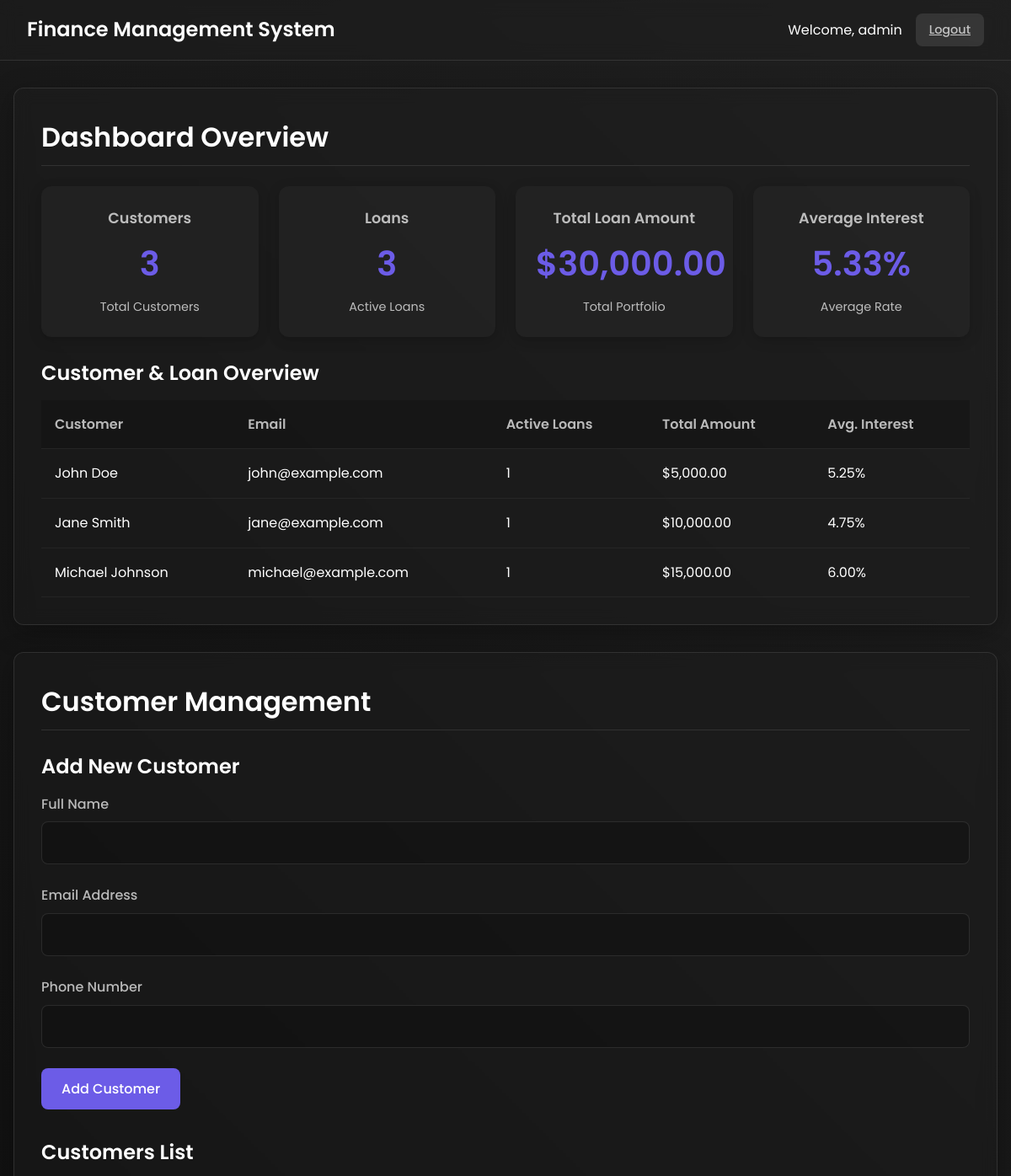
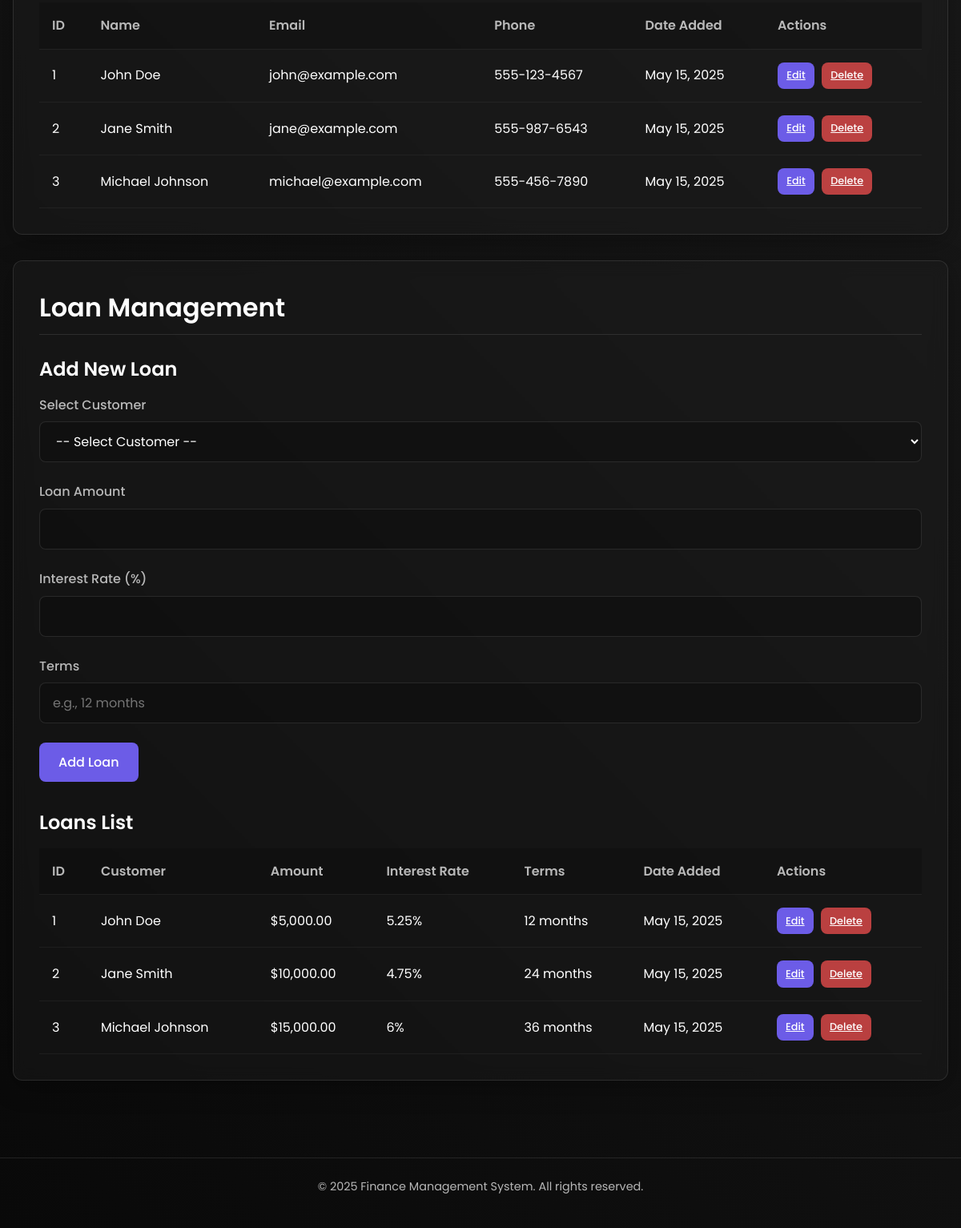
/home.php (signed in), run on the app's committed database (2 pictures, top to bottom).
### tables this page shows
CREATE TABLE IF NOT EXISTS customers (
  id INT AUTO_INCREMENT PRIMARY KEY,
  name VARCHAR(255) NOT NULL,
  email VARCHAR(255) NOT NULL,
  phone VARCHAR(20) NOT NULL,
  created_at TIMESTAMP DEFAULT CURRENT_TIMESTAMP
);

CREATE TABLE IF NOT EXISTS loans (
  id INT AUTO_INCREMENT PRIMARY KEY,
  customer_id INT NOT NULL,
  amount DECIMAL(10,2) NOT NULL,
  interest_rate FLOAT NOT NULL,
  terms VARCHAR(100) NOT NULL,
  created_at TIMESTAMP DEFAULT CURRENT_TIMESTAMP,
  FOREIGN KEY (customer_id) REFERENCES customers(id) ON DELETE CASCADE
);

### home.php (the view, shortened to what this page needs)
<?php
require_once 'includes/db.php';
$customersQuery = "SELECT * FROM customers ORDER BY id ASC";
$customersResult = $conn->query($customersQuery);
$loansQuery = "SELECT l.*, c.name as customer_name
               FROM loans l
               JOIN customers c ON l.customer_id = c.id
               ORDER BY l.id ASC";
$loansResult = $conn->query($loansQuery);
$customerDropdownQuery = "SELECT id, name FROM customers ORDER BY name";
$customerDropdownResult = $conn->query($customerDropdownQuery);
?>
<!DOCTYPE html>
<html lang="en">
<head>
    <link rel="stylesheet" href="assets/style.css">
</head>
<body>
    <header class="dashboard-header">
        <div class="logo">
            <h1>Finance Management System</h1>
        </div>
        <div class="user-info">
            <span>Welcome, <?php echo htmlspecialchars($_SESSION['admin_username']); ?></span>
            <a href="logout.php" class="btn btn-logout">Logout</a>
        </div>
    </header>
    <div class="container dashboard-container">
        <section class="dashboard-section glass-card" id="overview-section">
            <h2>Dashboard Overview</h2>
            <div class="dashboard-cards">
                <div class="overview-card">
                    <h3>Customers</h3>
                    <div class="stat-number"><?php echo $customersResult->num_rows; ?></div>
                    <p>Total Customers</p>
                </div>
                <div class="overview-card">
                    <h3>Loans</h3>
                    <div class="stat-number"><?php echo $loansResult->num_rows; ?></div>
                    <p>Active Loans</p>
                </div>
                <div class="overview-card">
                    <h3>Total Loan Amount</h3>
                    <?php
                    $loansTotal = $conn->query("SELECT SUM(amount) as total FROM loans");
                    $totalRow = $loansTotal->fetch_assoc();
                    $totalAmount = $totalRow['total'] ?? 0;
                    ?>
                    <div class="stat-number">$<?php echo number_format($totalAmount, 2); ?></div>
                    <p>Total Portfolio</p>
                </div>
                <div class="overview-card">
                    <h3>Average Interest</h3>
                    <?php
                    $interestQuery = $conn->query("SELECT AVG(interest_rate) as average FROM loans");
                    $avgRow = $interestQuery->fetch_assoc();
                    $avgInterest = $avgRow['average'] ?? 0;
                    ?>
                    <div class="stat-number"><?php echo number_format($avgInterest, 2); ?>%</div>
                    <p>Average Rate</p>
                </div>
            </div>
            <div class="overview-table-container">
                <h3>Customer & Loan Overview</h3>
                <table class="data-table overview-table">
                    <thead>
                        <tr>
                            <th>Customer</th>
                            <th>Email</th>
                            <th>Active Loans</th>
                            <th>Total Amount</th>
                            <th>Avg. Interest</th>
                        </tr>
                    </thead>
                    <tbody>
                        <?php
                        $customerSummaryQuery = "
                            SELECT
                                c.id as customer_id,
                                c.name as customer_name,
                                c.email as email,
                                COUNT(l.id) as loan_count,
                                COALESCE(SUM(l.amount), 0) as total_amount,
                                COALESCE(AVG(l.interest_rate), 0) as avg_interest
                            FROM
                                customers c
                            LEFT JOIN
                                loans l ON c.id = l.customer_id
                            GROUP BY
                                c.id
                            ORDER BY
                                c.id ASC
                        ";
                        $customerSummaryResult = $conn->query($customerSummaryQuery);
                        while ($summary = $customerSummaryResult->fetch_assoc()):
                        ?>
                            <tr>
                                <td><?php echo htmlspecialchars($summary['customer_name']); ?></td>
                                <td><?php echo htmlspecialchars($summary['email']); ?></td>
                                <td><?php echo $summary['loan_count']; ?></td>
                                <td>$<?php echo number_format($summary['total_amount'], 2); ?></td>
                                <td><?php echo number_format($summary['avg_interest'], 2); ?>%</td>
                            </tr>
                        <?php endwhile; ?>
                    </tbody>
                </table>
            </div>
        </section>
        <section class="dashboard-section glass-card" id="customers-section">
            <h2>Customer Management</h2>
            <div class="form-container">
                <h3>Add New Customer</h3>
                <form id="customer-form" action="add_customer.php" method="POST">
                    <div class="form-group">
                        <label for="name">Full Name</label>
                        <input type="text" id="name" name="name" required>
                    </div>
                    <div class="form-group">
                        <label for="email">Email Address</label>
                        <input type="email" id="email" name="email" required>
                    </div>
                    <div class="form-group">
                        <label for="phone">Phone Number</label>
                        <input type="tel" id="phone" name="phone" required>
                    </div>
                    <button type="submit" class="btn btn-primary">Add Customer</button>
                </form>
            </div>
            <div class="table-container">
                <h3>Customers List</h3>
                <?php if ($customersResult->num_rows > 0): ?>
                    <table class="data-table">
                        <thead>
                            <tr>
                                <th>ID</th>
                                <th>Name</th>
                                <th>Email</th>
                                <th>Phone</th>
                                <th>Date Added</th>
                                <th>Actions</th>
                            </tr>
                        </thead>
                        <tbody>
                            <?php while ($customer = $customersResult->fetch_assoc()): ?>
                                <tr>
                                    <td><?php echo htmlspecialchars($customer['id']); ?></td>
                                    <td><?php echo htmlspecialchars($customer['name']); ?></td>
                                    <td><?php echo htmlspecialchars($customer['email']); ?></td>
                                    <td><?php echo htmlspecialchars($customer['phone']); ?></td>
                                    <td><?php echo date('M d, Y', strtotime($customer['created_at'])); ?></td>
                                    <td class="action-buttons">
                                        <a href="edit_customer.php?id=<?php echo $customer['id']; ?>" class="btn btn-edit">Edit</a>
                                        <a href="delete_customer.php?id=<?php echo $customer['id']; ?>" class="btn btn-delete" onclick="return confirm('Are you sure you want to delete this customer?');">Delete</a>
                                    </td>
                                </tr>
                            <?php endwhile; ?>
                        </tbody>
                    </table>
                <?php else: ?>
                    <p class="empty-state">No customers found. Add your first customer above.</p>
                <?php endif; ?>
            </div>
        </section>
        <section class="dashboard-section glass-card" id="loans-section">
            <h2>Loan Management</h2>
            <div class="form-container">
                <h3>Add New Loan</h3>
                <?php if ($customerDropdownResult->num_rows > 0): ?>
                    <form id="loan-form" action="add_loan.php" method="POST">
                        <div class="form-group">
                            <label for="customer_id">Select Customer</label>
                            <select id="customer_id" name="customer_id" required>
                                <option value="">-- Select Customer --</option>
                            </select>
                        </div>
                        <div class="form-group">
                            <label for="amount">Loan Amount</label>
                            <input type="number" id="amount" name="amount" step="0.01" min="0" required>
                        </div>
                        <div class="form-group">
                            <label for="interest_rate">Interest Rate (%)</label>
                            <input type="number" id="interest_rate" name="interest_rate" step="0.01" min="0" max="100" required>
                        </div>
                        <div class="form-group">
                            <label for="terms">Terms</label>
                            <input type="text" id="terms" name="terms" placeholder="e.g., 12 months" required>
                        </div>
                        <button type="submit" class="btn btn-primary">Add Loan</button>
                    </form>
                <?php else: ?>
                    <p class="empty-state">Please add a customer first before creating a loan.</p>
                <?php endif; ?>
            </div>
            <div class="table-container">
                <h3>Loans List</h3>
                <?php if ($loansResult->num_rows > 0): ?>
                    <table class="data-table">
                        <thead>
                            <tr>
                                <th>ID</th>
                                <th>Customer</th>
                                <th>Amount</th>
                                <th>Interest Rate</th>
                                <th>Terms</th>
                                <th>Date Added</th>
                                <th>Actions</th>
                            </tr>
                        </thead>
                        <tbody>
                            <?php while ($loan = $loansResult->fetch_assoc()): ?>
                                <tr>
                                    <td><?php echo htmlspecialchars($loan['id']); ?></td>
                                    <td><?php echo htmlspecialchars($loan['customer_name']); ?></td>
                                    <td>$<?php echo number_format($loan['amount'], 2); ?></td>
                                    <td><?php echo htmlspecialchars($loan['interest_rate']); ?>%</td>
                                    <td><?php echo htmlspecialchars($loan['terms']); ?></td>
                                    <td><?php echo date('M d, Y', strtotime($loan['created_at'])); ?></td>
                                    <td class="action-buttons">
                                        <a href="edit_loan.php?id=<?php echo $loan['id']; ?>" class="btn btn-edit">Edit</a>
                                        <a href="delete_loan.php?id=<?php echo $loan['id']; ?>" class="btn btn-delete" onclick="return confirm('Are you sure you want to delete this loan?');">Delete</a>
                                    </td>
                                </tr>
                            <?php endwhile; ?>
                        </tbody>
                    </table>
                <?php else: ?>
                    <p class="empty-state">No loans found. Create your first loan above.</p>
                <?php endif; ?>
            </div>
        </section>
    </div>
    <footer class="dashboard-footer">
        <p>&copy; <?php echo date('Y'); ?> Finance Management System. All rights reserved.</p>
    </footer>
</body>
</html>

### data on the page
customers: name "John Doe", email "john@example.com", loan_count "1", total_amount "5,000.00", avg_interest "5.25", id "1", phone "555-123-4567", created_at "May 15, 2025"
customers: name "Jane Smith", email "jane@example.com", loan_count "1", total_amount "10,000.00", avg_interest "4.75", id "2", phone "555-987-6543", created_at "May 15, 2025"
customers: name "Michael Johnson", email "michael@example.com", loan_count "1", total_amount "15,000.00", avg_interest "6.00", id "3", phone "555-456-7890", created_at "May 15, 2025"
loans: id "1", customer.name "John Doe", amount "5,000.00", interest_rate "5.25", terms "12 months", created_at "May 15, 2025"
loans: id "2", customer.name "Jane Smith", amount "10,000.00", interest_rate "4.75", terms "24 months", created_at "May 15, 2025"
loans: id "3", customer.name "Michael Johnson", amount "15,000.00", interest_rate "6", terms "36 months", created_at "May 15, 2025"

### other printed values
$_SESSION['admin_username'] "admin"
$customersResult->num_rows "3"
$loansResult->num_rows "3"
$totalAmount "30,000.00"
$avgInterest "5.33"
